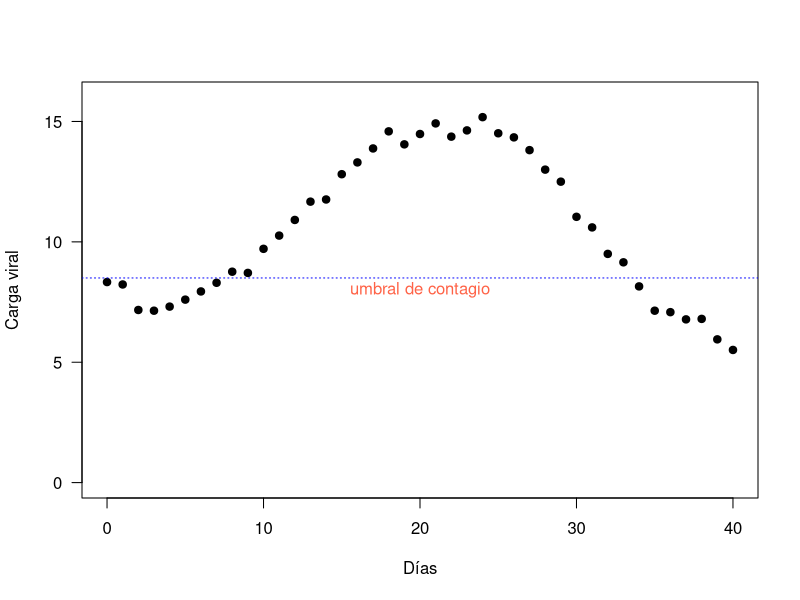
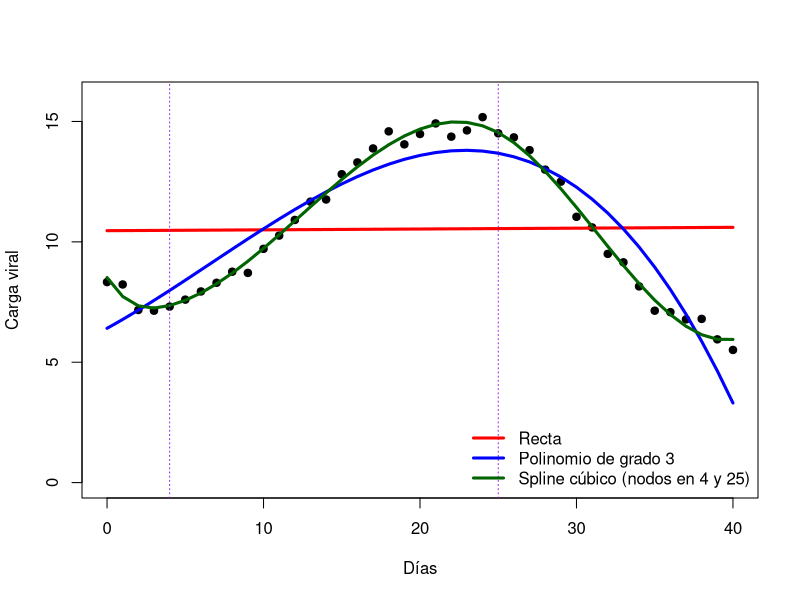

The R script that drew these images, in order:
## ---- chunk 1
library(splines)
## ---- chunk 2
carga_viral <- c(8.33, 8.23, 7.17, 7.14, 7.31, 7.60, 7.94, 8.30, 8.76, 8.71, 9.71,
                 10.26, 10.91, 11.67, 11.76, 12.81, 13.30, 13.88, 14.59,
                 14.05, 14.48, 14.92, 14.37, 14.63, 15.18, 14.51, 14.34,
                 13.81, 13.0, 12.5, 11.04, 10.60, 9.5, 9.15, 8.15,
                 7.14, 7.08, 6.78, 6.80, 5.95, 5.51)
datos <- data.frame(dias = 0:40, carga_viral = carga_viral)

plot(datos$dias, datos$carga_viral, ylab = "Carga viral", xlab = "Días", pch = 19, ylim = c(0, 16), las = 1)
abline(h = 8.5, col = "blue", lty = "dotted")
text(x = 20, y = 8, "umbral de contagio", col = "tomato")
## ---- chunk 3
reg_1 <- lm(carga_viral ~ dias, data = datos)
summary(reg_1)
## ---- chunk 4
reg_2 <- lm(carga_viral ~ dias + I(dias^2), data = datos)
reg_3 <- lm(carga_viral ~ dias + I(dias^2) + I(dias^3), data = datos)
reg_4 <- lm(carga_viral ~ dias + I(dias^2) + I(dias^3) + I(dias^4), data = datos)
anova(reg_1, reg_2, reg_3, reg_4)
## ---- chunk 5
reg_spline <- lm(carga_viral ~ bs(dias, knots = c(4, 25), degree = 3), data = datos)
summary(reg_spline)$r.squared
## ---- chunk 6
plot(datos$dias, datos$carga_viral, ylab = "Carga viral", xlab = "Días", pch = 19, ylim = c(0, 16))
lines(datos$dias, fitted(reg_1), col = "red", lwd = 3)
lines(datos$dias, fitted(reg_3), col = "blue", lwd = 3)
lines(datos$dias, fitted(reg_spline), col = "darkgreen", lwd = 3)
abline(v = c(4, 25), lty = "dotted", col = "purple")
legend("bottomright", lwd = 3, col = c("red", "blue", "darkgreen"),
       legend = c("Recta", "Polinomio de grado 3", "Spline cúbico (nodos en 4 y 25)"), bty = "n")
## ---- chunk 7
ecm <- function(m) mean(residuals(m)^2)
data.frame(modelo = c("Recta", "Grado 2", "Grado 3", "Grado 4", "Spline"),
           ECM = sapply(list(reg_1, reg_2, reg_3, reg_4, reg_spline), ecm),
           AIC = sapply(list(reg_1, reg_2, reg_3, reg_4, reg_spline), AIC))
